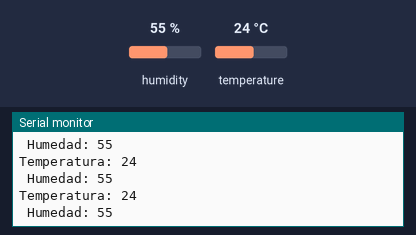
The sketch below on a simulated Arduino Uno, built with avr-gcc and run on an emulated ATmega328P. Shown: the last lines printed to the serial monitor. The test bench sets the inputs (shaded band); at power-on: humidity 55 %, temperature 24 °C.

Above: at 2.8 s.
2.9 s: humidity set to 22 %
At 4.33 s:
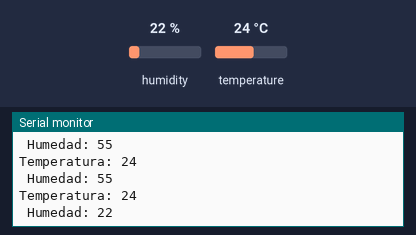
5.6 s: temperature set to 12 °C
At 5.84 s:
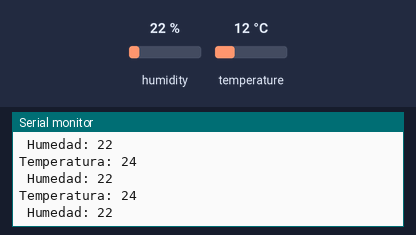
8.3 s: humidity set to 40 %
At 8.35 s:
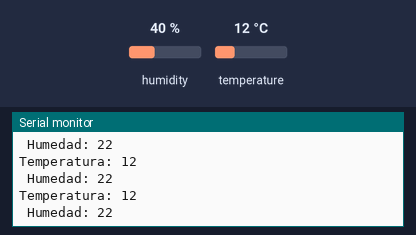
Timing chart, 0 to 11.3 s (numbered marks = the images above; inputs shaded):
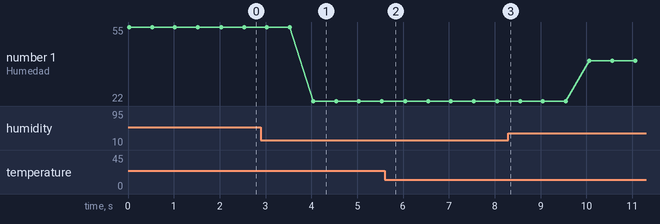

Measured:
- after the input at 2.9 s, the serial monitor: prints a new line after 1.1 s (image 1)
- plotted number 1: 55 → 22 after the input at 2.9 s, 22 → 40 after the input at 8.3 s

The sketch:

sketch.ino
```cpp
#include <DHT.h>
#include <DHT_U.h>

int SENSOR = 2;
int TEMPERATURA;
int UMEDAD;

DHT dht (SENSOR, DHT22); //--- creacion de objeto (nombre) --- pin y modelo ---


void setup() {
  Serial.begin(9600); //inicio de comunicacion serial ---monitor serial
  dht.begin();  // inicio de el sensor

}

void loop() {
  TEMPERATURA = dht.readTemperature(); //lee temperatura guarda en TEMPERATURA
  UMEDAD = dht.readHumidity(); //lee humedad guarda en UMEDAD
  Serial.print("Temperatura: "); //imprime text
  Serial.println(TEMPERATURA);  // imprimer valor
  Serial.print(" Humedad: "); // imprime txt
  Serial.println(UMEDAD); //imprime valor con un salto  a la linea siguiente en ln
  delay(500); //retrrasi 0.5 s


}
```
